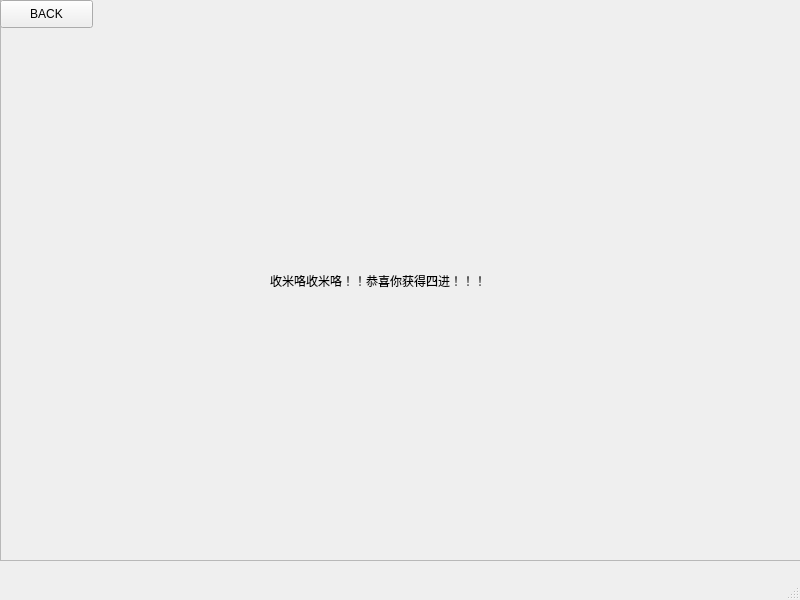
<?xml version="1.0" encoding="UTF-8"?>
<ui version="4.0">
 <class>sj</class>
 <widget class="QMainWindow" name="sj">
  <property name="geometry">
   <rect>
    <x>0</x>
    <y>0</y>
    <width>800</width>
    <height>600</height>
   </rect>
  </property>
  <property name="windowTitle">
   <string>MainWindow</string>
  </property>
  <widget class="QWidget" name="centralwidget">
   <widget class="QFrame" name="frame">
    <property name="geometry">
     <rect>
      <x>0</x>
      <y>-10</y>
      <width>801</width>
      <height>571</height>
     </rect>
    </property>
    <property name="styleSheet">
     <string notr="true">#frame{

border-image:url(:/PHOTO/BOWL.png);
}</string>
    </property>
    <property name="frameShape">
     <enum>QFrame::StyledPanel</enum>
    </property>
    <property name="frameShadow">
     <enum>QFrame::Raised</enum>
    </property>
    <widget class="QLabel" name="label">
     <property name="geometry">
      <rect>
       <x>580</x>
       <y>80</y>
       <width>231</width>
       <height>281</height>
      </rect>
     </property>
     <property name="text">
      <string>&lt;html&gt;&lt;head/&gt;&lt;body&gt;&lt;p&gt;&lt;img src=&quot;:/PHOTO/HCL.png&quot;/&gt;&lt;/p&gt;&lt;/body&gt;&lt;/html&gt;</string>
     </property>
    </widget>
    <widget class="QLabel" name="label_2">
     <property name="geometry">
      <rect>
       <x>300</x>
       <y>-20</y>
       <width>221</width>
       <height>291</height>
      </rect>
     </property>
     <property name="text">
      <string>&lt;html&gt;&lt;head/&gt;&lt;body&gt;&lt;p&gt;&lt;img src=&quot;:/PHOTO/ALL.png&quot;/&gt;&lt;/p&gt;&lt;/body&gt;&lt;/html&gt;</string>
     </property>
    </widget>
    <widget class="QLabel" name="label_3">
     <property name="geometry">
      <rect>
       <x>30</x>
       <y>90</y>
       <width>251</width>
       <height>291</height>
      </rect>
     </property>
     <property name="text">
      <string>&lt;html&gt;&lt;head/&gt;&lt;body&gt;&lt;p&gt;&lt;img src=&quot;:/PHOTO/HJY.png&quot;/&gt;&lt;/p&gt;&lt;/body&gt;&lt;/html&gt;</string>
     </property>
    </widget>
    <widget class="QLabel" name="label_4">
     <property name="geometry">
      <rect>
       <x>270</x>
       <y>260</y>
       <width>321</width>
       <height>61</height>
      </rect>
     </property>
     <property name="text">
      <string>收米咯收米咯！！恭喜你获得四进！！！</string>
     </property>
    </widget>
    <widget class="QPushButton" name="pushButton">
     <property name="geometry">
      <rect>
       <x>0</x>
       <y>10</y>
       <width>93</width>
       <height>28</height>
      </rect>
     </property>
     <property name="text">
      <string>BACK</string>
     </property>
    </widget>
   </widget>
  </widget>
  <widget class="QMenuBar" name="menubar">
   <property name="geometry">
    <rect>
     <x>0</x>
     <y>0</y>
     <width>800</width>
     <height>26</height>
    </rect>
   </property>
  </widget>
  <widget class="QStatusBar" name="statusbar"/>
 </widget>
 <resources/>
 <connections/>
</ui>
